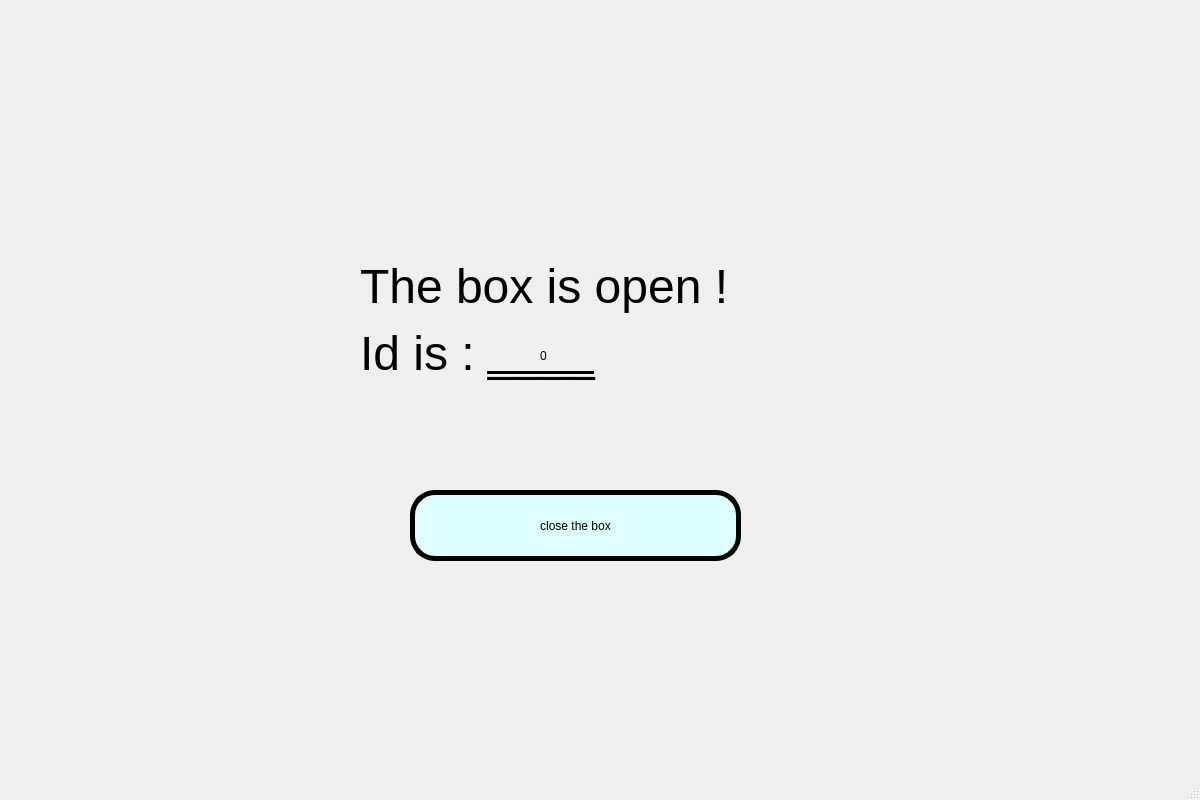
<?xml version="1.0" encoding="UTF-8"?>
<ui version="4.0">
 <class>End_win</class>
 <widget class="QMainWindow" name="End_win">
  <property name="geometry">
   <rect>
    <x>0</x>
    <y>0</y>
    <width>1200</width>
    <height>800</height>
   </rect>
  </property>
  <property name="windowTitle">
   <string>MainWindow</string>
  </property>
  <property name="styleSheet">
   <string notr="true">QWidget#centralwidget {
border-image: url(:/register/背景1.jpg)
}
</string>
  </property>
  <widget class="QWidget" name="centralwidget">
   <widget class="QPushButton" name="pushButton">
    <property name="geometry">
     <rect>
      <x>410</x>
      <y>490</y>
      <width>331</width>
      <height>71</height>
     </rect>
    </property>
    <property name="styleSheet">
     <string notr="true">QPushButton{
   border-radius: 25px;
   background-color:rgb(222, 254, 255);
   border:5px solid rgb(0, 0, 0);
   font: 30pt &quot;Baskerville Old Face&quot;;
}</string>
    </property>
    <property name="text">
     <string>close the box</string>
    </property>
   </widget>
   <widget class="QLabel" name="label">
    <property name="geometry">
     <rect>
      <x>360</x>
      <y>160</y>
      <width>500</width>
      <height>320</height>
     </rect>
    </property>
    <property name="styleSheet">
     <string notr="true">font: 40pt &quot;Baskerville Old Face&quot;;</string>
    </property>
    <property name="text">
     <string>&lt;html&gt;&lt;head/&gt;&lt;body&gt;&lt;p&gt;&lt;span style=&quot; font-size:36pt;&quot;&gt;The box is open !&lt;/span&gt;&lt;/p&gt;&lt;p&gt;&lt;span style=&quot; font-size:36pt;&quot;&gt;Id is : &lt;/span&gt;&lt;span style=&quot; font-size:36pt; text-decoration: underline;&quot;&gt;____&lt;/span&gt;&lt;/p&gt;&lt;/body&gt;&lt;/html&gt;</string>
    </property>
   </widget>
   <widget class="QLabel" name="id_lab">
    <property name="geometry">
     <rect>
      <x>540</x>
      <y>320</y>
      <width>191</width>
      <height>71</height>
     </rect>
    </property>
    <property name="styleSheet">
     <string notr="true">font: 36pt &quot;Baskerville Old Face&quot;;</string>
    </property>
    <property name="text">
     <string>0</string>
    </property>
   </widget>
  </widget>
  <widget class="QMenuBar" name="menubar">
   <property name="geometry">
    <rect>
     <x>0</x>
     <y>0</y>
     <width>1200</width>
     <height>26</height>
    </rect>
   </property>
  </widget>
  <widget class="QStatusBar" name="statusbar"/>
 </widget>
 <resources>
  <include location="images.qrc"/>
 </resources>
 <connections>
  <connection>
   <sender>pushButton</sender>
   <signal>clicked()</signal>
   <receiver>End_win</receiver>
   <slot>turn_delivery3()</slot>
   <hints>
    <hint type="sourcelabel">
     <x>260</x>
     <y>265</y>
    </hint>
    <hint type="destinationlabel">
     <x>231</x>
     <y>331</y>
    </hint>
   </hints>
  </connection>
 </connections>
 <slots>
  <slot>turn_delivery3()</slot>
 </slots>
</ui>
